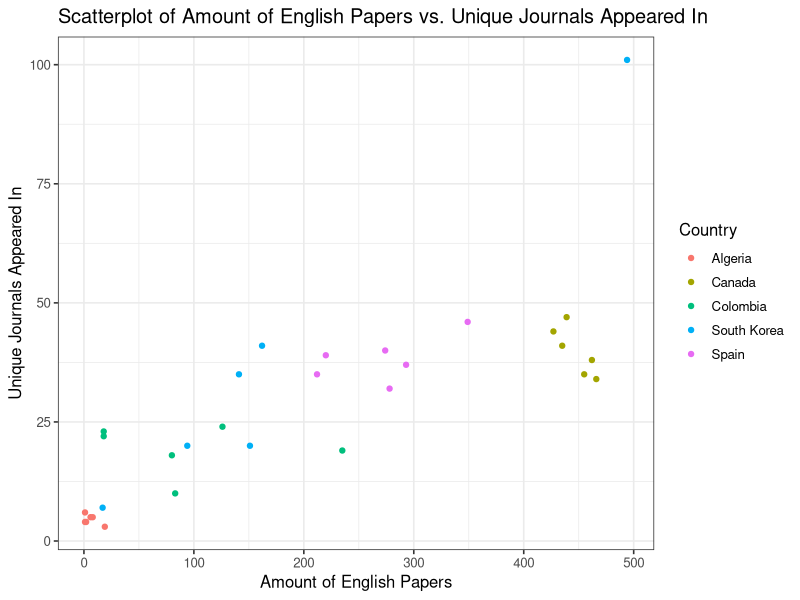
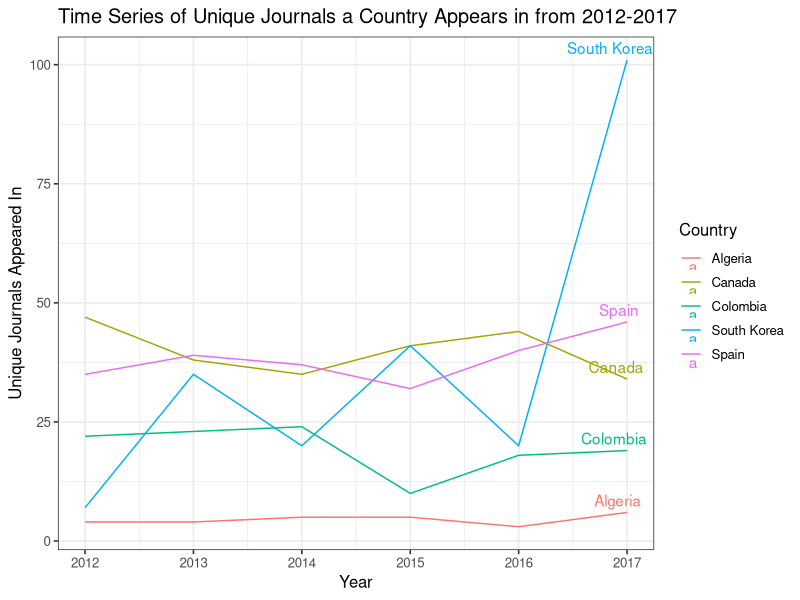

Recreate these plots in R, in order.
## ---- chunk 1
# Packages to Load
library(knitr)
opts_chunk$set(fig.align="center", fig.height=4, fig.width=5)
library(ggplot2)
theme_set(theme_bw(base_size=12))
library(dplyr)
## ---- chunk 2
# Upload the Dataset 
pubmed <- read.csv("pubmed.csv", stringsAsFactors = FALSE)

#Create an ANOVA to see how Unique_Journals causes variation in the other variables.
myanova <- aov (Unique_Journals ~ Country + Amount_English, data = pubmed)

#Display the Output 
summary(myanova)
## ---- chunk 3
# Use geom_point to make a Scatterplot of Amount_English and Unique_Journals and colors the points by country
ggplot(pubmed, aes(x=Amount_English, y= Unique_Journals, color = Country)) + geom_point() +
  # Add a title
  ggtitle("Scatterplot of Amount of English Papers vs. Unique Journals Appeared In") + 
  # Add axis labels
  xlab("Amount of English Papers") + ylab("Unique Journals Appeared In")

# Determine the correlation between Amount_English and Unique_Journals
cor(pubmed$Amount_English, pubmed$Unique_Journals)
## ---- chunk 4
# Use geom_line to make a Time Series of Unique_Journal count from 2012-2017 for each year
ggplot(pubmed, aes(x=Year, y=Unique_Journals, color = Country))+geom_line() + 
  # Add Country name to the ends of each line
  geom_text(data = pubmed[pubmed$Year == '2017',], aes(label = Country), hjust = 0.7, vjust = -.5) + 
  # Add a Title
  ggtitle("Time Series of Unique Journals a Country Appears in from 2012-2017") + 
  # Add axis labels 
  xlab("Year") + ylab("Unique Journals Appeared In")

